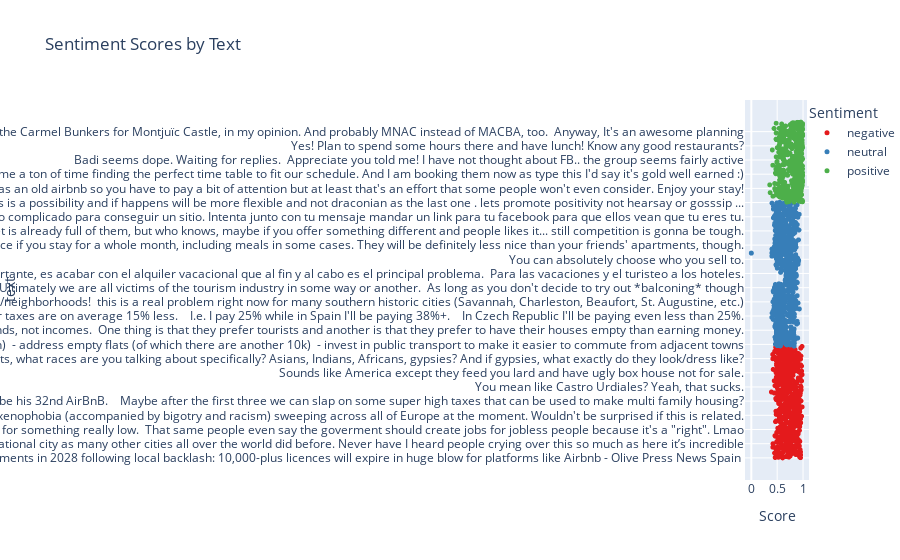
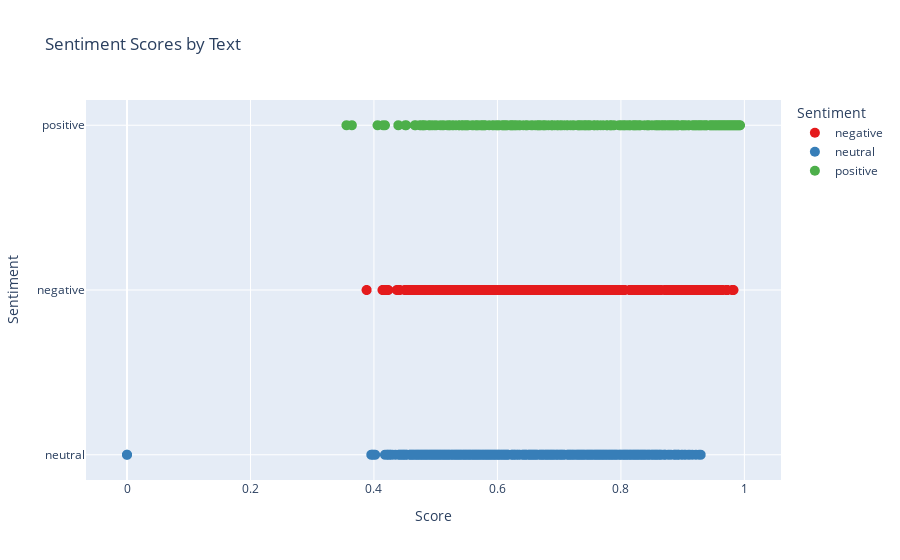

Here is the notebook cell these charts were saved with, in order:
### Markdown cell above
Scatter Plot

### Code cell
fig_scatter = px.scatter(df, x='sentiment_score', y='text', color='sentiment_label',
                         title='Sentiment Scores by Text',
                         labels={'sentiment_score': 'Score', 'sentiment_label': 'Sentiment'},
                         hover_data=['text'],
                         color_discrete_sequence=px.colors.qualitative.Set1)
fig_scatter.update_traces(marker=dict(size=5), selector=dict(mode='markers'))
fig_scatter.show()

# Diagrama de dispersión para visualizar los scores de los sentimientos
fig_scatter = px.scatter(df, x='sentiment_score', y='sentiment_label', color='sentiment_label',
                         title='Sentiment Scores by Text',
                         labels={'sentiment_score': 'Score', 'sentiment_label': 'Sentiment'},
                         hover_data=['text'],
                         color_discrete_sequence=px.colors.qualitative.Set1)
fig_scatter.update_traces(marker=dict(size=10), selector=dict(mode='markers'))
fig_scatter.update_layout(yaxis={'categoryorder':'total descending'})
fig_scatter.show()

### Figure 1 — Plotly figure (JSON) as saved in the notebook; plotly's stock layout.template omitted (floating-point values rounded to 4 significant figures; data arrays with more than 128 entries replaced by an {"elided": "..."} marker saying what was removed)
{"data": [{"hovertemplate": "Sentiment=negative<br>Score=%{x}<br>text=%{y}<extra></extra>", "legendgroup": "negative", "marker": {"color": "rgb(228,26,28)", "size": 5, "symbol": "circle"}, "mode": "markers", "name": "negative", "showlegend": true, "type": "scattergl", "x": {"elided": "602 float values"}, "xaxis": "x", "y": {"elided": "602 str values"}, "yaxis": "y"}, {"hovertemplate": "Sentiment=neutral<br>Score=%{x}<br>text=%{y}<extra></extra>", "legendgroup": "neutral", "marker": {"color": "rgb(55,126,184)", "size": 5, "symbol": "circle"}, "mode": "markers", "name": "neutral", "showlegend": true, "type": "scattergl", "x": {"elided": "819 float values"}, "xaxis": "x", "y": {"elided": "819 str values"}, "yaxis": "y"}, {"hovertemplate": "Sentiment=positive<br>Score=%{x}<br>text=%{y}<extra></extra>", "legendgroup": "positive", "marker": {"color": "rgb(77,175,74)", "size": 5, "symbol": "circle"}, "mode": "markers", "name": "positive", "showlegend": true, "type": "scattergl", "x": {"elided": "431 float values"}, "xaxis": "x", "y": {"elided": "431 str values"}, "yaxis": "y"}], "layout": {"legend": {"title": {"text": "Sentiment"}, "tracegroupgap": 0}, "title": {"text": "Sentiment Scores by Text"}, "xaxis": {"anchor": "y", "domain": [0, 1], "title": {"text": "Score"}}, "yaxis": {"anchor": "x", "domain": [0, 1], "title": {"text": "text"}}}}

### Figure 2 — Plotly figure (JSON) as saved in the notebook; plotly's stock layout.template omitted (floating-point values rounded to 4 significant figures; data arrays with more than 128 entries replaced by an {"elided": "..."} marker saying what was removed)
{"data": [{"customdata": {"elided": "602x1 str values"}, "hovertemplate": "Sentiment=%{y}<br>Score=%{x}<br>text=%{customdata[0]}<extra></extra>", "legendgroup": "negative", "marker": {"color": "rgb(228,26,28)", "size": 10, "symbol": "circle"}, "mode": "markers", "name": "negative", "showlegend": true, "type": "scattergl", "x": {"elided": "602 float values"}, "xaxis": "x", "y": {"elided": "602 str values"}, "yaxis": "y"}, {"customdata": {"elided": "819x1 str values"}, "hovertemplate": "Sentiment=%{y}<br>Score=%{x}<br>text=%{customdata[0]}<extra></extra>", "legendgroup": "neutral", "marker": {"color": "rgb(55,126,184)", "size": 10, "symbol": "circle"}, "mode": "markers", "name": "neutral", "showlegend": true, "type": "scattergl", "x": {"elided": "819 float values"}, "xaxis": "x", "y": {"elided": "819 str values"}, "yaxis": "y"}, {"customdata": {"elided": "431x1 str values"}, "hovertemplate": "Sentiment=%{y}<br>Score=%{x}<br>text=%{customdata[0]}<extra></extra>", "legendgroup": "positive", "marker": {"color": "rgb(77,175,74)", "size": 10, "symbol": "circle"}, "mode": "markers", "name": "positive", "showlegend": true, "type": "scattergl", "x": {"elided": "431 float values"}, "xaxis": "x", "y": {"elided": "431 str values"}, "yaxis": "y"}], "layout": {"legend": {"title": {"text": "Sentiment"}, "tracegroupgap": 0}, "title": {"text": "Sentiment Scores by Text"}, "xaxis": {"anchor": "y", "domain": [0, 1], "title": {"text": "Score"}}, "yaxis": {"anchor": "x", "categoryarray": ["positive", "neutral", "negative"], "categoryorder": "total descending", "domain": [0, 1], "title": {"text": "Sentiment"}}}}
